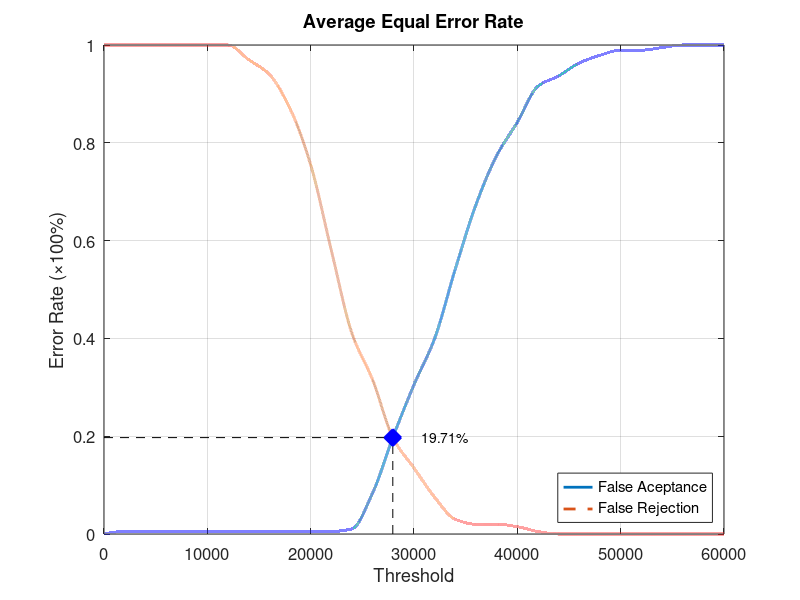
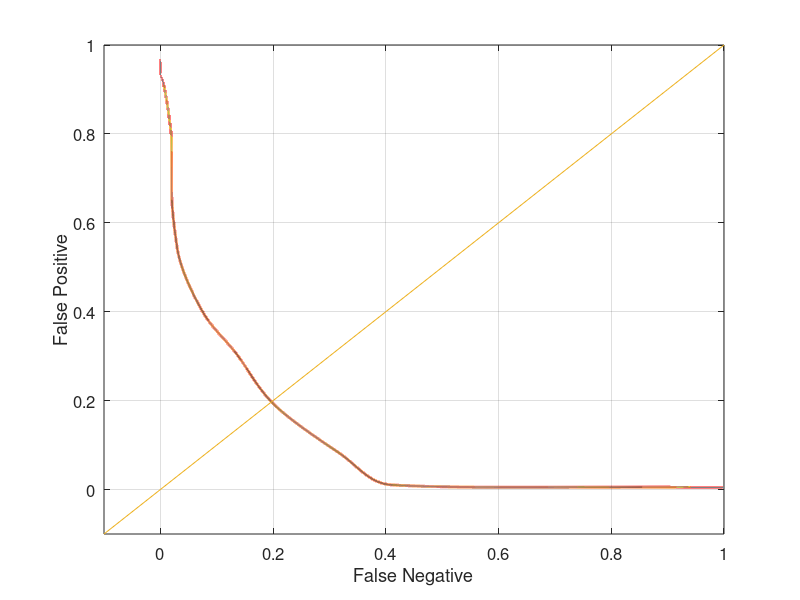

Recreate these plots in MATLAB, in order.
function yEER = Database1_1
close all;
clear;
clc;
x = 0:2000:60000;
xq = 0:0.5:60000;

y0 = [0 0.00526316 0.00526316 0.00526316 0.00526316 0.00526316 0.00526316 0.00526316 0.00526316 0.00526316 0.00526316 0.00526316 0.0105263 0.0842105 0.2 0.305263 0.4 0.542105 0.673684 0.773684 0.842105 0.915789 0.936842 0.963158 0.978947 0.989474 0.989474 0.994737 1 1 1];
yy0 = interp1(x, y0, xq, 'pchip');
y1 = [1 1 1 1 1 1 1 0.97 0.94 0.87 0.755 0.58 0.41 0.315 0.195 0.135 0.075 0.03 0.02 0.02 0.015 0.005 0 0 0 0 0 0 0 0 0];
yy1 = interp1(x, y1, xq, 'pchip');

% Calculating EER: 
y2 = abs(y0 - y1);
find(y2 == min(y2))
yy2 = abs(yy0 - yy1);
xEER = find(yy2 == min(yy2));
xEERIndex = xq(xEER) % X-axis EER
yEER = yy0(xEER) % Y-axis EER

main = figure
plot(xq, yy0,'-','LineWidth', 2);	hold on
plot(xq, yy1,'--','LineWidth', 2);	hold on
plot([xEERIndex xEERIndex], [0 yEER], 'k--');	hold on
plot([0 xEERIndex], [yEER yEER], 'k--');	hold on
plot(xEERIndex, yEER, 'bx', 'LineWidth', 10);	hold on
text(xEERIndex + 10 * xEERIndex / 100, yEER, [num2str(round((10000 * yEER)) / 100) '%'])
legend('False Aceptance', 'False Rejection', 'Location', 'SouthEast')
xlabel('Threshold')
ylabel('Error Rate (\times100%)')
title('Average Equal Error Rate')
set(gca, 'FontSize', 12)
axis([0 60000 0 1])
grid on

print(main, 'Database1_1Main', '-dpng');
FNRxFPR = figure('Color', [1 1 1]);
plot(yy1, yy0, '-', yy1, yy0, 'LineWidth', 2);
hold on
y = -0.1:0.1:1
plot(y, y); 
set(gca, 'FontSize', 12)
xlabel('False Negative')
ylabel('False Positive')
axis([-0.1 1 -0.1 1])
set(gca, 'FontSize', 12)
grid on

print(FNRxFPR, 'Database1_1FNRxFPR','-dpng');
end
